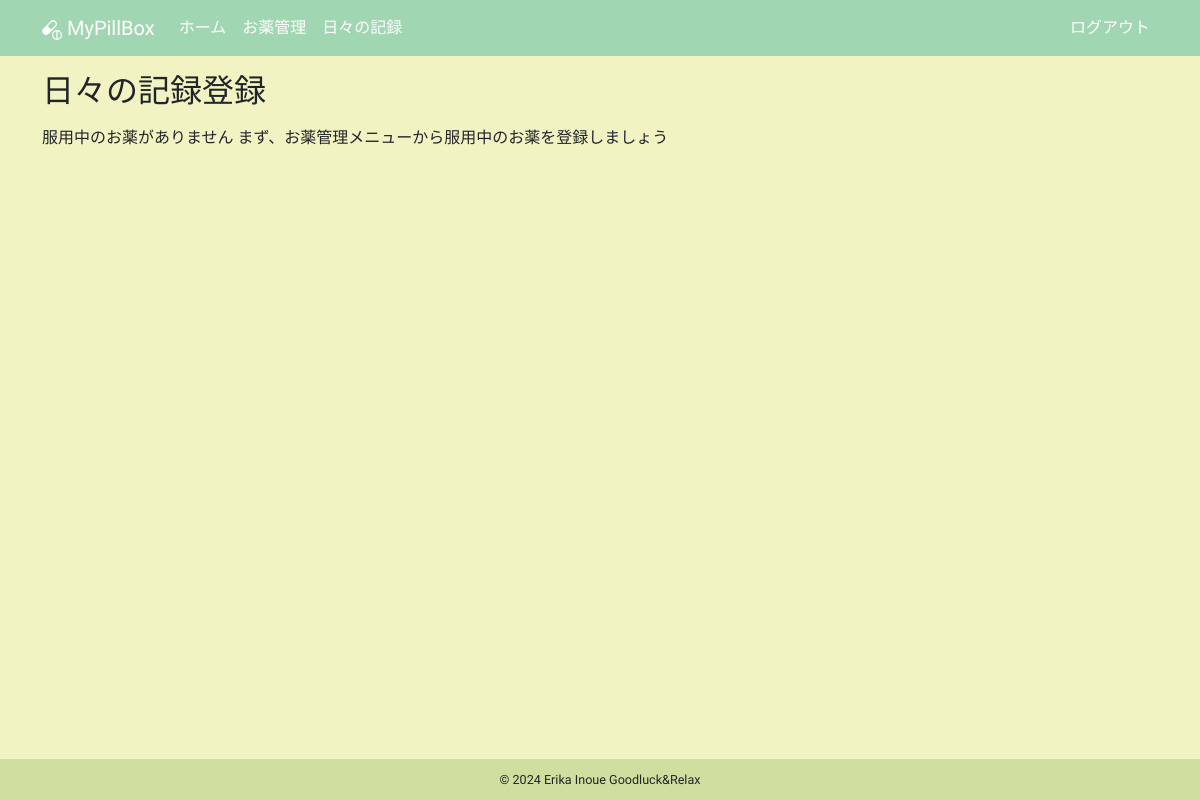
The app's page /logs/create (signed in), older data.
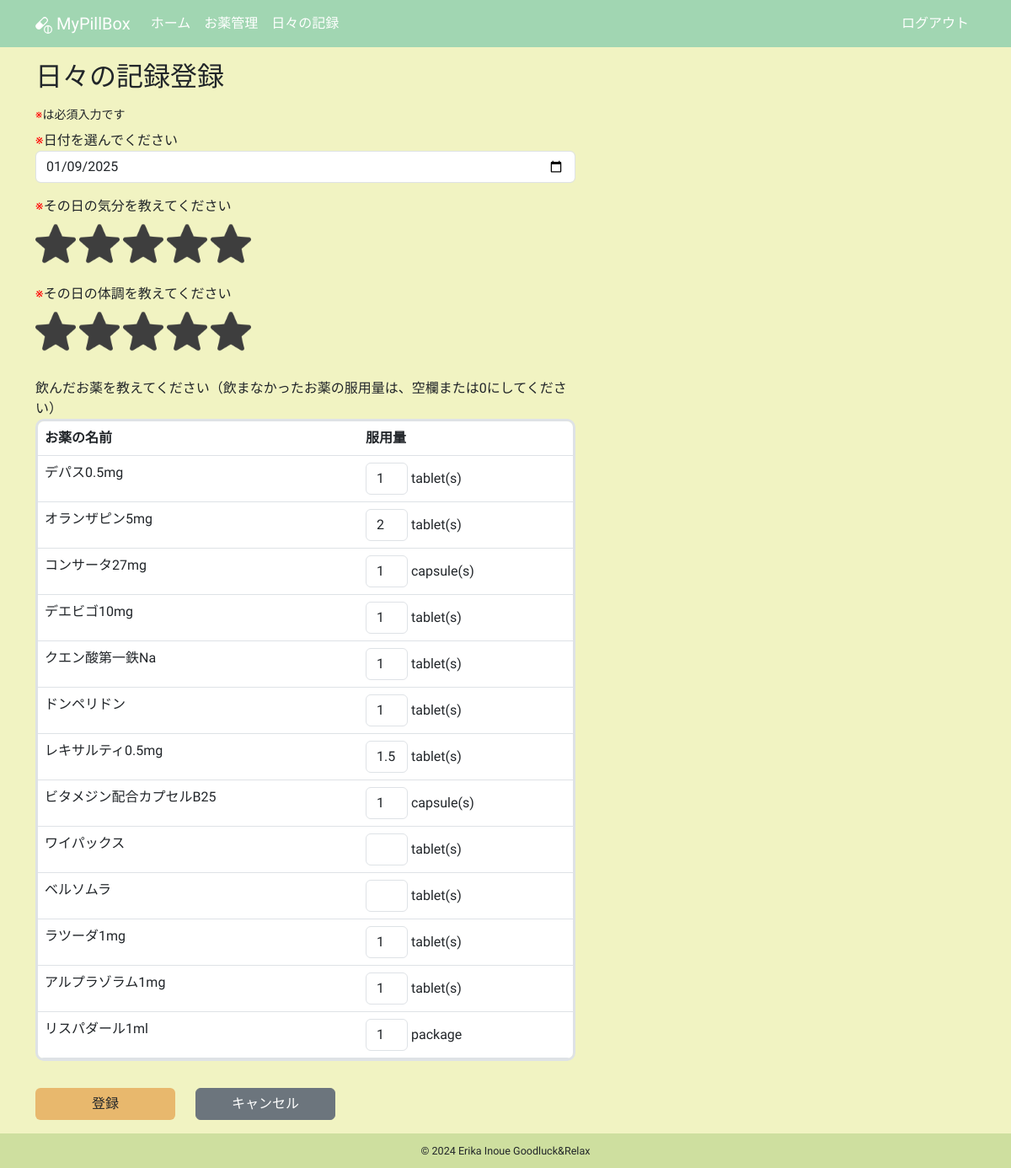
The same page, newer data.
### app/models.py (models this page shows, shortened)
class Medicine(db.Model):
    __tablename__ = "medicines"
    id: so.Mapped[int] = so.mapped_column(primary_key=True)
    name: so.Mapped[str] = so.mapped_column(sa.String(100))
    taking_start_date: so.Mapped[datetime.date] = so.mapped_column(sa.Date)
    dose_per_day: so.Mapped[Optional[float]]
    taking_timing: so.Mapped[Optional[str]] = so.mapped_column(sa.String(100))
    memo: so.Mapped[Optional[str]] = so.mapped_column(sa.Text)
    rating: so.Mapped[Optional[int]] = so.mapped_column(default=0)
    is_active: so.Mapped[bool] = so.mapped_column(sa.Boolean)
    taking_unit: so.Mapped[str] = so.mapped_column(sa.String(10))
    user_id: so.Mapped[int] = so.mapped_column(sa.ForeignKey(User.id))
    user: so.Mapped[User] = so.relationship(back_populates="medicines")
    daily_log_details: so.Mapped[list["DailyLogDetail"]] = so.relationship(
        cascade="all, delete-orphan", back_populates="medicine"
    )

### app/logs/routes.py (the view, shortened to what this page needs)
@bp.route("/create", methods=["GET", "POST"])
@login_required
def create():
    title = _("日々の記録登録")
    form = DailyLogForm()
    active_query = (
        sa.select(Medicine)
        .where(Medicine.user == current_user, Medicine.is_active == True)
        .order_by(Medicine.id)
    )
    active_medicines = db.session.scalars(active_query).all()
    locale = g.locale
    formatted_units = {
        med.id: format_unit(med.taking_unit, locale) for med in active_medicines
    }
    form.details.min_entries = len(active_medicines)
    for medicine in active_medicines:
        detail_entry = form.details.append_entry()
        detail_entry.dose.data = (
            int(medicine.dose_per_day)
            if medicine.dose_per_day and medicine.dose_per_day.is_integer()
            else medicine.dose_per_day
        )
    return render_template(
        "logs/create.html",
        form=form,
        medicines=active_medicines,
        title=title,
        unit_labels=formatted_units,
    )

### app/logs/forms.py (shortened to what this page needs)
class DailyLogForm(FlaskForm):
    date = DateField(
        _l("日付を選んでください"),
        format="%Y-%m-%d",
        validators=[DataRequired(message=_l("日付は必須入力です"))],
    )
    mood = HiddenField(
        _l("その日の気分を教えてください"),
        validators=[DataRequired(message=_l("気分は必須入力です"))],
    )
    condition = HiddenField(
        _l("その日の体調を教えてください"),
        validators=[DataRequired(message=_l("体調は必須入力です"))],
    )
    details = FieldList(FormField(DailyLogDetailForm))
    submit = SubmitField(_l("登録"))

class DailyLogDetailForm(Form):
    dose = MyFloatField(_l("服用量"))

### app/__init__.py (called while the page is built)
def get_locale():
    return request.accept_languages.best_match(current_app.config["LANGUAGES"])

### app/helpers.py (called while the page is built)
def format_unit(taking_unit, locale):
    if locale.startswith("en"):
        if taking_unit in ["tablet", "capsule", "packet", "drop"]:
            return f"{taking_unit}(s)"
        return taking_unit  # デフォルトの表示
    return unit_labels.get(taking_unit, taking_unit)  # 日本語版

### app/main/routes.py (called while the page is built)
@bp.before_app_request
def before_request():
    g.locale = str(get_locale())

### app/models.py (called while the page is built)
@login.user_loader
def load_user(id):
    return db.session.get(User, int(id))

### app/templates/logs/create.html (shortened to what this page needs)
{% extends "base.html" %}
{% block content %}
  <h2 class="mb-3">{{ _("日々の記録登録") }}</h2>
  {% if not medicines %}
    <p>{{ _("服用中のお薬がありません まず、お薬管理メニューから服用中のお薬を登録しましょう") }}</p>
  {% else %}
    <small class="d-block mb-2"><span class="red">※</span>{{ _("は必須入力です") }}</small>
    <form action="" method="post" novalidate>
      <div class="row">
        <div class="col-12 col-lg-7 mb-3">
          <span class="red">※</span>{{ form.date.label }}
          {{ form.date(class="form-control" + (" is-invalid" if form.date.errors else "") ) }}
        </div>
        <div class="col-12 col-lg-7 mb-3">
          <span class="red">※</span>{{ form.mood.label }}
          <br>
          {% for i in range(1, 6) %}
            {% if form.mood.data|int >= i %}
              <img src="{{ url_for('static', filename='images/star_on.png') }}"
                   id="{{ i }}"
                   class="star star-rating mood-star rating-checked my-2"
                   onclick="StarRate(this)"
                   alt="star">
            {% else %}
              <img src="{{ url_for('static', filename='images/star_on.png') }}"
                   id="{{ i }}"
                   class="star star-rating mood-star my-2"
                   onclick="StarRate(this)"
                   alt="star">
            {% endif %}
          {% endfor %}
        </div>
        <div class="col-12 col-lg-7 mb-4">
          <span class="red">※</span>{{ form.condition.label }}
          <br>
          {% for i in range(1, 6) %}
            {% if form.condition.data|int >= i %}
              <img src="{{ url_for('static', filename='images/star_on.png') }}"
                   id="{{ i }}"
                   class="star star-rating condition-star rating-checked my-2"
                   onclick="StarRate(this)"
                   alt="star">
            {% else %}
              <img src="{{ url_for('static', filename='images/star_on.png') }}"
                   id="{{ i }}"
                   class="star star-rating condition-star my-2"
                   onclick="StarRate(this)"
                   alt="star">
            {% endif %}
          {% endfor %}
        </div>
        <div class="col-12 col-lg-7 mb-3">
          <p class="mb-0">{{ _("飲んだお薬を教えてください（飲まなかったお薬の服用量は、空欄または0にしてください）") }}</p>
          <table class="table table-hover table-input">
            <thead>
              <tr>
                <th>{{ _("お薬の名前") }}</th>
                <th>{{ _("服用量") }}</th>
              </tr>
            </thead>
            <tbody>
              {% for medicine in medicines %}
                <tr>
                  <td style="width: 60%;">{{ medicine.name }}</td>
                  <td style="width:40%;">
                    {{ form.details[loop.index0].dose(class="form-control d-inline-block" + (" is-invalid dose-is-invalid" if form.details[loop.index0].errors else "") , style="width: 50px;" ) }} {{ unit_labels[medicine.id] }}
                  </td>
                </tr>
              {% endfor %}
            </tbody>
          </table>
        </div>
      </div>
      <div class="row mb-3">
        <div class="col-5 col-lg-2">{{ form.submit(class="btn btn-custom w-100") }}</div>
        <div class="col-5 col-lg-2">
          <a href="{{ url_for('logs.list') }}" class="btn btn-secondary w-100">{{ _("キャンセル") }}</a>
        </div>
      </div>
    </form>
  {% endif %}
{% endblock content %}

Row changes from the older to the newer data that the page shows:
added Medicine: name "デパス0.5mg", details "1", unit_labels "tablet(s)"
added Medicine: name "オランザピン5mg", details "2", unit_labels "tablet(s)"
added Medicine: name "コンサータ27mg", details "1", unit_labels "capsule(s)"
added Medicine: name "デエビゴ10mg", details "1", unit_labels "tablet(s)"
added Medicine: name "クエン酸第一鉄Na", details "1", unit_labels "tablet(s)"
added Medicine: name "ドンペリドン", details "1", unit_labels "tablet(s)"
added Medicine: name "レキサルティ0.5mg", details "1.5", unit_labels "tablet(s)"
added Medicine: name "ビタメジン配合カプセルB25", details "1", unit_labels "capsule(s)"
added Medicine: name "ワイパックス", unit_labels "tablet(s)"
added Medicine: name "ベルソムラ", unit_labels "tablet(s)"
added Medicine: name "ラツーダ1mg", details "1", unit_labels "tablet(s)"
added Medicine: name "アルプラゾラム1mg", details "1", unit_labels "tablet(s)"
added Medicine: name "リスパダール1ml", details "1", taking_unit "package"
Text that changed along with them:
form field date: (not shown) → "01/09/2025"
form field submit: (not shown) → "登録"
text no longer shown: "服用中のお薬がありません まず、お薬管理メニューから服用中のお薬を登録しましょう"
text now shown: "※ は必須入力です ※ 日付を選んでください ※ その日の気分を教えてください ※ その日の体調を教えてください 飲んだお薬を教えてください（飲まなかったお薬の服用量は、空欄または0にしてください） お薬の名前 服用量 キャンセル"
